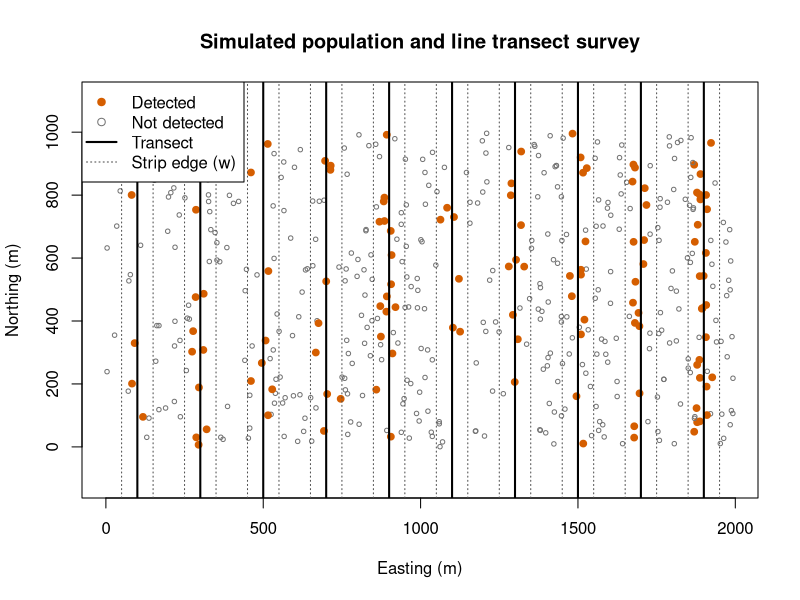
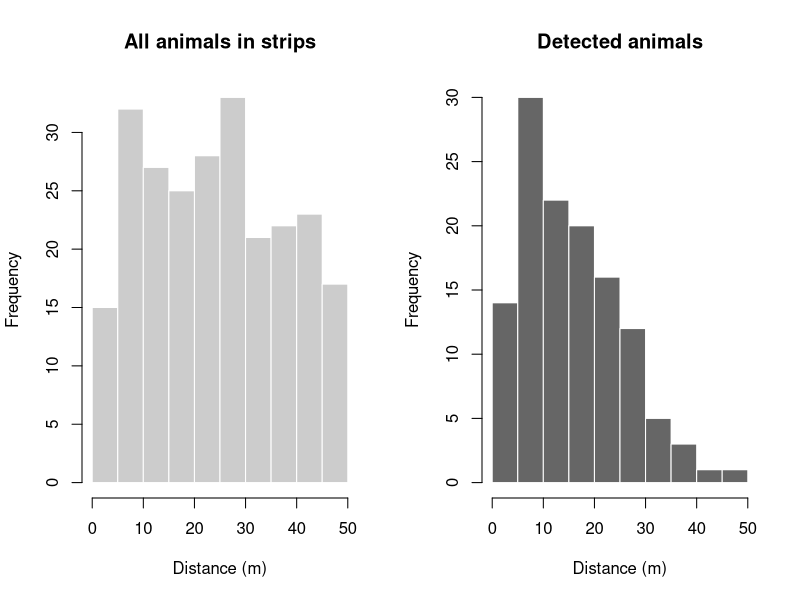
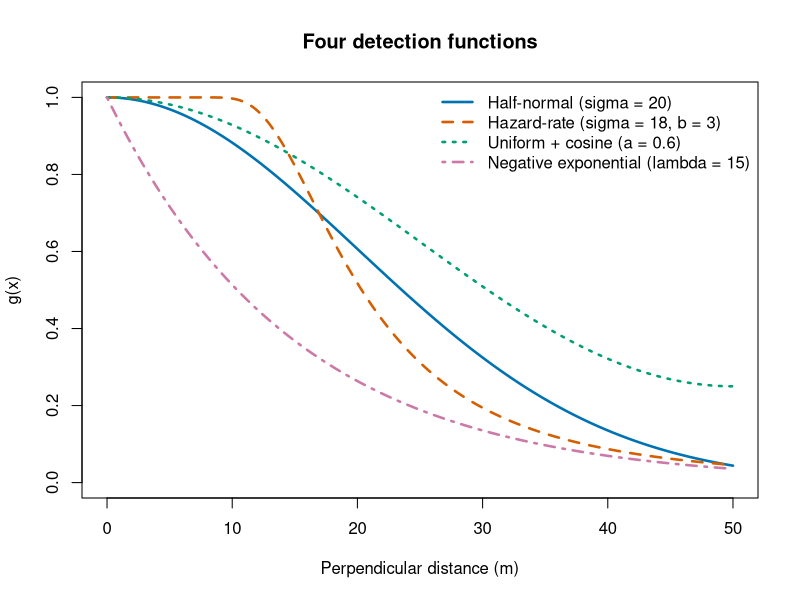
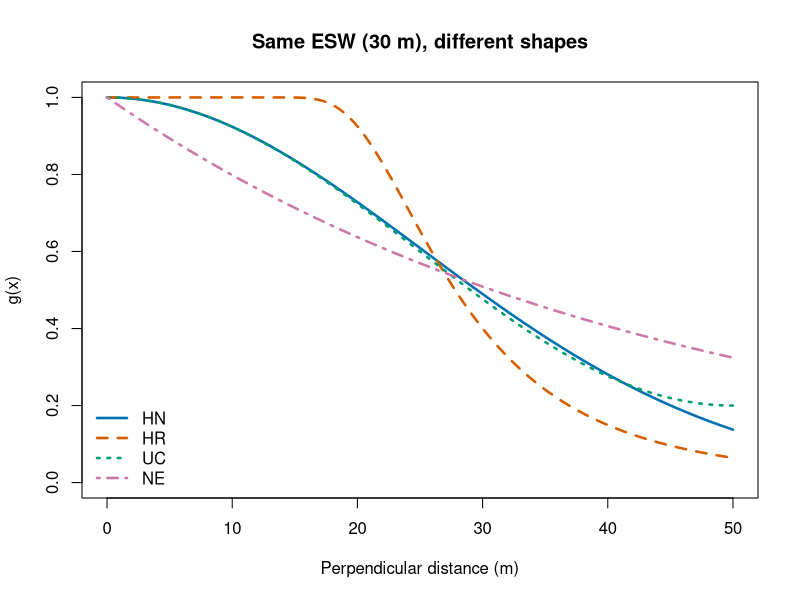
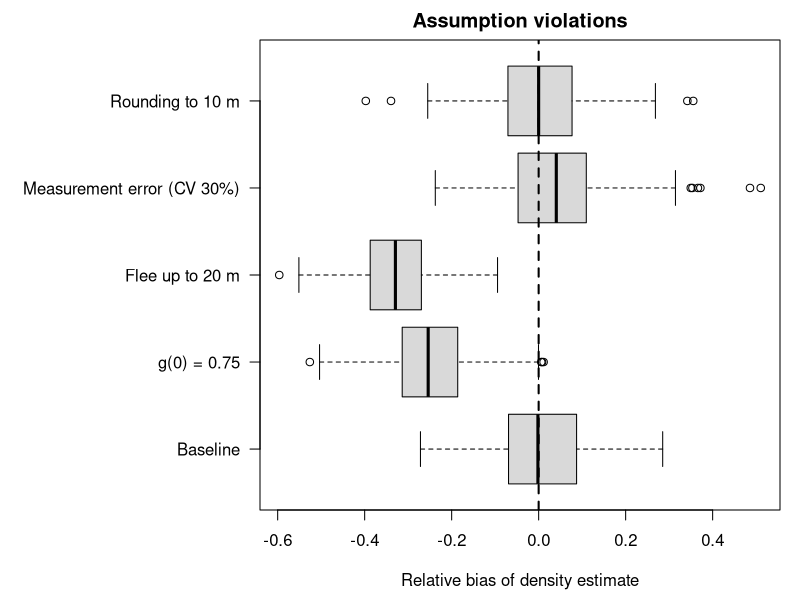

Recreate these plots in R, in order.
## ---- chunk 1
knitr::opts_chunk$set(echo = TRUE, message = FALSE, warning = FALSE,
                      fig.width = 7, fig.height = 4.5, fig.align = "center")
set.seed(2026)

# Okabe-Ito colour-blind-safe palette. Every figure ALSO uses line type,
# point shape, or labels so that colour is never the only cue.
oi <- c(black = "#000000", orange = "#E69F00", sky = "#56B4E9",
        green = "#009E73", blue = "#0072B2", vermillion = "#D55E00",
        purple = "#CC79A7")
## ---- chunk 2
# Half-normal: g(x) = exp(-x^2 / (2 sigma^2))
g_hn <- function(x, sigma) exp(-x^2 / (2 * sigma^2))

# Hazard-rate: g(x) = 1 - exp(-(x / sigma)^(-b)); b controls the shoulder
g_hr <- function(x, sigma, b) 1 - exp(-(x / sigma)^(-b))

# Uniform key + one cosine adjustment term, scaled so g(0) = 1
g_uc <- function(x, a, w) (1 + a * cos(pi * x / w)) / (1 + a)

# Negative exponential (no shoulder; generally NOT recommended)
g_ne <- function(x, lambda) exp(-x / lambda)

# Effective strip width (mu) by numerical integration
esw <- function(gfun, w) integrate(gfun, 0, w)$value

# Closed-form ESW for the half-normal truncated at w
mu_hn <- function(sigma, w) sigma * sqrt(2 * pi) * (pnorm(w / sigma) - 0.5)

nll_hn <- function(log_sigma, x, w) {
  sigma <- exp(log_sigma)
  -sum(-x^2 / (2 * sigma^2) - log(mu_hn(sigma, w)))
}
## ---- chunk 3
set.seed(1)
region_w <- 2000; region_h <- 1000            # metres
region_ha <- region_w * region_h / 1e4        # 200 ha
N_true <- 500
K <- 10; spacing <- 200; w <- 50; sigma_true <- 20
tr_x   <- seq(spacing / 2, region_w - spacing / 2, by = spacing)
L_each <- region_h; L <- K * L_each           # total effort 10 km
A_cov_ha <- 2 * w * L / 1e4                   # covered area: 100 ha

sim_animals <- function(N, gradient = TRUE) {
  xs <- numeric(0)
  while (length(xs) < N) {                    # rejection sampling for the gradient
    u <- runif(N, 0, region_w)
    keep <- if (gradient) runif(N) < (0.5 + u / region_w) / 1.5 else rep(TRUE, N)
    xs <- c(xs, u[keep])
  }
  data.frame(id = 1:N, east = xs[1:N], north = runif(N, 0, region_h))
}

pop <- sim_animals(N_true)
pop$transect <- pmin(floor(pop$east / spacing) + 1, K)
pop$dist     <- abs(pop$east - tr_x[pop$transect])
pop$in_strip <- pop$dist <= w
pop$p        <- ifelse(pop$in_strip, g_hn(pop$dist, sigma_true), 0)
pop$detected <- runif(N_true) < pop$p
det <- pop[pop$detected, ]
n <- nrow(det)

c(N_true = N_true, N_in_strips = sum(pop$in_strip), n_detected = n)
## ---- chunk 4
plot(pop$east, pop$north, asp = 1,
     pch = ifelse(pop$detected, 19, 1),
     col = ifelse(pop$detected, oi["vermillion"], "grey45"),
     cex = ifelse(pop$detected, 0.9, 0.6),
     xlab = "Easting (m)", ylab = "Northing (m)",
     main = "Simulated population and line transect survey")
abline(v = tr_x, lwd = 2)
abline(v = c(tr_x - w, tr_x + w), lty = 3, col = "grey30")
legend("topleft", bg = "white", pch = c(19, 1, NA, NA), lty = c(NA, NA, 1, 3),
       lwd = c(NA, NA, 2, 1), col = c(oi["vermillion"], "grey45", "black", "grey30"),
       legend = c("Detected", "Not detected", "Transect", "Strip edge (w)"))
## ---- chunk 5
op <- par(mfrow = c(1, 2))
hist(pop$dist[pop$in_strip], breaks = seq(0, w, 5), col = "grey80", border = "white",
     main = "All animals in strips", xlab = "Distance (m)")
hist(det$dist, breaks = seq(0, w, 5), col = "grey40", border = "white",
     main = "Detected animals", xlab = "Distance (m)")
par(op)
## ---- chunk 6
D_true_ha  <- N_true / region_ha
D_naive_ha <- n / A_cov_ha
c(D_true = D_true_ha, D_naive = D_naive_ha,
  relative_bias = round(D_naive_ha / D_true_ha - 1, 2))
## ---- chunk 7
xx <- seq(0, w, length.out = 300)
curves <- cbind("Half-normal (sigma = 20)"           = g_hn(xx, 20),
                "Hazard-rate (sigma = 18, b = 3)"     = g_hr(xx, 18, 3),
                "Uniform + cosine (a = 0.6)"          = g_uc(xx, 0.6, w),
                "Negative exponential (lambda = 15)"  = g_ne(xx, 15))
cols <- oi[c("blue", "vermillion", "green", "purple")]
matplot(xx, curves, type = "l", lty = 1:4, lwd = 2.5, col = cols, ylim = c(0, 1),
        xlab = "Perpendicular distance (m)", ylab = "g(x)",
        main = "Four detection functions")
legend("topright", legend = colnames(curves), lty = 1:4, lwd = 2.5, col = cols, bty = "n")

esw_tab <- data.frame(
  model = colnames(curves),
  ESW_m = c(esw(function(x) g_hn(x, 20), w),
            esw(function(x) g_hr(x, 18, 3), w),
            esw(function(x) g_uc(x, 0.6, w), w),
            esw(function(x) g_ne(x, 15), w)))
esw_tab$P_a <- esw_tab$ESW_m / w
knitr::kable(esw_tab, digits = 2, caption = "Effective strip width and average detection probability.")
## ---- chunk 8
target <- 30
s_hn30 <- uniroot(function(s) mu_hn(s, w) - target, c(1, 500))$root
s_hr30 <- uniroot(function(s) esw(function(x) g_hr(x, s, 4), w) - target, c(1, 500))$root
a_uc30 <- w / target - 1                     # because ESW = w / (1 + a)
l_ne30 <- uniroot(function(l) esw(function(x) g_ne(x, l), w) - target, c(1, 1e4))$root
same <- cbind(HN = g_hn(xx, s_hn30), HR = g_hr(xx, s_hr30, 4),
              UC = g_uc(xx, a_uc30, w), NE = g_ne(xx, l_ne30))
matplot(xx, same, type = "l", lty = 1:4, lwd = 2.5, col = cols, ylim = c(0, 1),
        xlab = "Perpendicular distance (m)", ylab = "g(x)",
        main = "Same ESW (30 m), different shapes")
legend("bottomleft", colnames(same), lty = 1:4, lwd = 2.5, col = cols, bty = "n")
round(c(sigma_HN = s_hn30, sigma_HR = s_hr30, a_UC = a_uc30, lambda_NE = l_ne30), 2)
## ---- chunk 9
set.seed(5)
w_wide <- 200; L5 <- 5000; D5 <- 5                 # animals per ha
N5 <- rpois(1, D5 * 2 * w_wide * L5 / 1e4)
x5 <- runif(N5, 0, w_wide)
x5_det <- x5[runif(N5) < g_hr(x5, 15, 2)]          # long-tailed hazard-rate

# Half-normal (nll_hn was defined in Activity A1)
fit_hn  <- optimize(nll_hn, interval = log(c(1, 500)), x = det$dist, w = w)
s_hn    <- exp(fit_hn$minimum)

# Hazard-rate: two parameters, mu by numerical integration
nll_hr <- function(par, x, w) {
  sigma <- exp(par[1]); b <- exp(par[2])
  mu <- tryCatch(integrate(function(u) g_hr(u, sigma, b), 0, w)$value,
                 error = function(e) NA)
  val <- -sum(log(g_hr(x, sigma, b)) - log(mu))
  if (!is.finite(val)) 1e10 else val
}
fit_hr <- optim(c(log(15), log(2)), nll_hr, x = det$dist, w = w)
s_hr <- exp(fit_hr$par[1]); b_hr <- exp(fit_hr$par[2])
mu_hr_hat <- esw(function(x) g_hr(x, s_hr, b_hr), w)

# Uniform + 1 cosine term, a in (0, 1) via the logit link; ESW = w / (1 + a)
nll_uc <- function(theta, x, w) {
  a <- plogis(theta)
  -sum(log(g_uc(x, a, w)) - log(w / (1 + a)))
}
fit_uc <- optimize(nll_uc, interval = c(-10, 10), x = det$dist, w = w)
a_uc_hat <- plogis(fit_uc$minimum)

res <- data.frame(
  model = c("Half-normal", "Hazard-rate", "Uniform + cosine"),
  k     = c(1, 2, 1),
  nll   = c(fit_hn$objective, fit_hr$value, fit_uc$objective),
  ESW_m = c(mu_hn(s_hn, w), mu_hr_hat, w / (1 + a_uc_hat)))
res$AIC      <- 2 * res$nll + 2 * res$k
res$dAIC     <- res$AIC - min(res$AIC)
res$D_ha     <- n / (2 * res$ESW_m * L) * 1e4
res$N_region <- res$D_ha * region_ha
knitr::kable(res[order(res$AIC), ], digits = 2, row.names = FALSE,
             caption = paste0("Model comparison. True density = ",
                              N_true / region_ha, " per ha; true N = ", N_true, "."))


trunc_vals <- c(200, unname(quantile(x5_det, c(0.95, 0.90))), 40)
trunc_res <- t(sapply(trunc_vals, function(wt) {
  xt <- x5_det[x5_det <= wt]
  fh <- optimize(nll_hn, log(c(1, 1000)), x = xt, w = wt)
  fr <- optim(c(log(15), log(2)), nll_hr, x = xt, w = wt)
  mu_h <- mu_hn(exp(fh$minimum), wt)
  mu_r <- esw(function(x) g_hr(x, exp(fr$par[1]), exp(fr$par[2])), wt)
  c(w = wt, n = length(xt),
    D_HN = length(xt) / (2 * mu_h * L5) * 1e4,
    D_HR = length(xt) / (2 * mu_r * L5) * 1e4)
}))
knitr::kable(trunc_res, digits = 2,
             caption = paste("Density estimates (per ha) at several truncation distances. True D =", D5))
## ---- chunk 10
x_round <- round(det$dist / 10) * 10                    # observers round to 10 m
cuts    <- c(0, 5, 15, 25, 35, 45, 50)                   # cut points between heaps
counts  <- table(cut(x_round, cuts, include.lowest = TRUE, right = FALSE))

nll_hn_bin <- function(log_sigma, counts, cuts) {
  s <- exp(log_sigma)
  cellp <- diff(pnorm(cuts / s)) / (pnorm(max(cuts) / s) - 0.5)
  -sum(counts * log(cellp))
}
s_bin <- exp(optimize(nll_hn_bin, log(c(1, 500)), counts = counts, cuts = cuts)$minimum)
s_raw <- exp(optimize(nll_hn, log(c(1, 500)), x = det$dist, w = w)$minimum)
round(c(sigma_exact = s_raw, sigma_binned = s_bin, sigma_true = sigma_true), 2)
## ---- chunk 11
sim_line <- function(D_ha = 5, L = 5000, w = 50, sigma = 20, g0 = 1,
                     move = 0, meas_cv = 0, round_to = 0) {
  N <- rpois(1, D_ha * 2 * w * L / 1e4)
  x <- runif(N, 0, w)
  if (move > 0) x <- x + (x < 15) * runif(N, 0, move)     # flee before detection
  xo <- x[runif(N) < g0 * g_hn(x, sigma)]                  # g0 < 1: missed on line
  if (meas_cv > 0) xo <- xo * exp(rnorm(length(xo), -meas_cv^2 / 2, meas_cv))
  if (round_to > 0) xo <- round(xo / round_to) * round_to
  xo <- xo[xo <= w]
  s <- exp(optimize(nll_hn, log(c(1, 500)), x = xo, w = w)$minimum)
  length(xo) / (2 * mu_hn(s, w) * L) * 1e4
}

set.seed(6)
scenarios <- list("Baseline"                    = list(),
                  "g(0) = 0.75"                  = list(g0 = 0.75),
                  "Flee up to 20 m"              = list(move = 20),
                  "Measurement error (CV 30%)"   = list(meas_cv = 0.3),
                  "Rounding to 10 m"             = list(round_to = 10))
n_rep <- 300
rel_bias <- sapply(scenarios, function(args)
  replicate(n_rep, do.call(sim_line, args)) / 5 - 1)
## ---- chunk 12
op <- par(mar = c(4.5, 13, 2, 1))
boxplot(rel_bias, horizontal = TRUE, las = 1, col = "grey85",
        xlab = "Relative bias of density estimate", main = "Assumption violations")
abline(v = 0, lty = 2, lwd = 2)
par(op)
knitr::kable(data.frame(scenario = colnames(rel_bias),
                        mean_rel_bias = colMeans(rel_bias)), digits = 3, row.names = FALSE,
             caption = "Mean relative bias across 300 replicates.")
## ---- chunk 13
sim_attract <- function(D_ha = 5, L = 5000, w = 50, sigma = 20) {
  N <- rpois(1, D_ha * 2 * w * L / 1e4)
  x <- runif(N, 0, w)
  x <- ifelse(x < 30, x * runif(N, 0.3, 1), x)
  xo <- x[runif(N) < g_hn(x, sigma)]
  s <- exp(optimize(nll_hn, log(c(1, 500)), x = xo, w = w)$minimum)
  length(xo) / (2 * mu_hn(s, w) * L) * 1e4
}
set.seed(66)
mean(replicate(300, sim_attract())) / 5 - 1      # positive bias
## ---- chunk 14
da_gibbs_hn <- function(x, M, B, n_iter = 6000, n_burn = 1000,
                        sigma_init = 10, tune = 1.5, sigma_max = 100) {
  n <- length(x)
  if (M <= n) stop("M must be larger than the number of detections")
  pbar <- function(s) mu_hn(s, B) / B
  loglik_sigma <- function(s, k) sum(-x^2 / (2 * s^2)) + k * log(1 - pbar(s))
  z <- c(rep(1, n), rbinom(M - n, 1, 0.5))
  psi <- 0.5; sigma <- sigma_init
  out <- matrix(NA, n_iter, 4, dimnames = list(NULL, c("N", "psi", "sigma", "accept")))
  for (t in 1:n_iter) {
    # 1. Augmented rows: is each one a real but missed animal?
    pb <- pbar(sigma)
    pr <- psi * (1 - pb) / (psi * (1 - pb) + (1 - psi))
    z[(n + 1):M] <- rbinom(M - n, 1, pr)
    # 2. Inclusion probability: conjugate Beta update
    psi <- rbeta(1, 1 + sum(z), 1 + M - sum(z))
    # 3. sigma: random-walk Metropolis with a Uniform(0, sigma_max) prior
    k <- sum(z[(n + 1):M])
    s_new <- rnorm(1, sigma, tune); acc <- 0
    if (s_new > 0 && s_new < sigma_max &&
        log(runif(1)) < loglik_sigma(s_new, k) - loglik_sigma(sigma, k)) {
      sigma <- s_new; acc <- 1
    }
    out[t, ] <- c(sum(z), psi, sigma, acc)
  }
  out[-(1:n_burn), ]
}

set.seed(10)
M <- 3 * n
post <- da_gibbs_hn(det$dist, M = M, B = w)
N_cov_true <- sum(pop$in_strip)
N_cov_mle  <- n / (mu_hn(s_hn, w) / w)

knitr::kable(data.frame(
  quantity = c("N in covered area", "Density (per ha)", "sigma (m)", "psi"),
  posterior_mean = c(mean(post[, "N"]), mean(post[, "N"]) / A_cov_ha,
                     mean(post[, "sigma"]), mean(post[, "psi"])),
  lower_95 = c(quantile(post[, "N"], 0.025), quantile(post[, "N"], 0.025) / A_cov_ha,
               quantile(post[, "sigma"], 0.025), quantile(post[, "psi"], 0.025)),
  upper_95 = c(quantile(post[, "N"], 0.975), quantile(post[, "N"], 0.975) / A_cov_ha,
               quantile(post[, "sigma"], 0.975), quantile(post[, "psi"], 0.975)),
  MLE   = c(N_cov_mle, N_cov_mle / A_cov_ha, s_hn, NA),
  truth = c(N_cov_true, N_cov_true / A_cov_ha, sigma_true, NA)),
  digits = 2, row.names = FALSE,
  caption = paste0("Data augmentation posterior (M = ", M, ") compared with the MLE. ",
                   "Metropolis acceptance rate = ", round(mean(post[, "accept"]), 2), "."))
